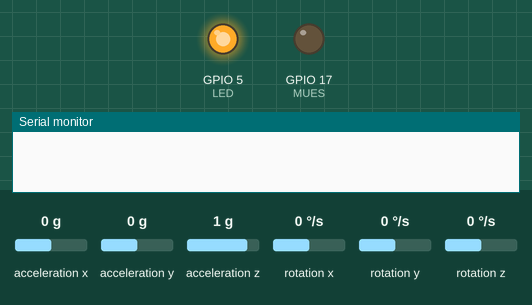
Recording of a sketch running on a simulated ESP32. On the bench: output pins drawn as LEDs (lit = HIGH), the last lines printed to the serial monitor. Dashed ring = blinking. The test bench sets the inputs (shaded band); at power-on: acceleration x 0 g, acceleration y 0 g, acceleration z 1 g, rotation x 0 °/s, rotation y 0 °/s, rotation z 0 °/s.

Above: at 0.1 s.
At 10.41 s:
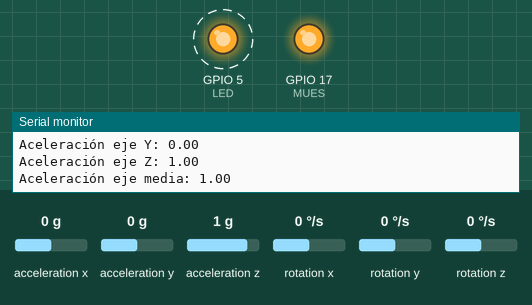
At 44.82 s:
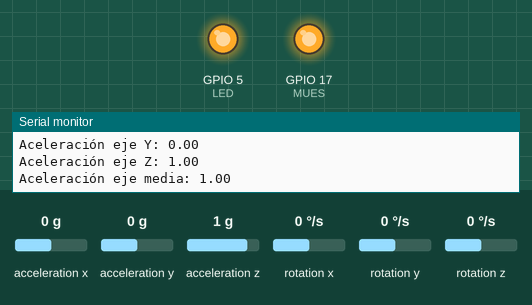
Timing chart, 0 to 45.0 s (numbered marks = the images above):
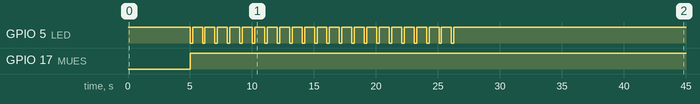

The sketch:

P2_2.ino
```cpp
#include <MPU9250_asukiaaa.h>
#include <Wire.h>

// Definimos los pines del I2C
#ifdef _ESP32_HAL_I2C_H_
#define SDA_PIN 21
#define SCL_PIN 22
#endif

//Definimos el pin del LED
#define LED 5

//Definimos pin de muestro para comprobar muestrea datos cada 100ms
#define MUES 17

//Variables para las aceleraciones de los 3 ejes y una de tipo sensor
MPU9250_asukiaaa mySensor;
float aX, aY, aZ, aSqrt;

void setup() {
  // put your setup code here, to run once:
  Serial.begin(115200);
  pinMode(LED, OUTPUT);//Inicializamos el LED a encender
  digitalWrite(LED, HIGH);    // Apago LED
  pinMode(MUES, OUTPUT);//Inicializamos el pin de muestreo

#ifdef _ESP32_HAL_I2C_H_
  Wire.begin(SDA_PIN, SCL_PIN); //Inicializar la comunicación en los puertos
  mySensor.setWire(&Wire); //Asociamos el sensor a I2C
#endif
  mySensor.beginAccel();//Arrancamos las medidas de aceleración
  delay(5000);//Añadimos delay de 5s para observar que en pantalla de comando que el setup se arranca bien

  //Creación de ambas tareas. xTaskCreate(param1,param2,param3,param4,param5,param6)
  //param1 = puntero de la funcion que implementa la tarea.
  //param2 = un nombre descriptivo de la tarea. Sólo sirver para debug.
  //param3 = cada tarea tiene una pila de programa propia en el kernel, este parámetro determina
    //el tamaño de la pila (en words). El tamaño de la pila para la tareas en reposo se
    //define mediante al constante de configMINIMAL_STACK_SIZE.
  //param4 = los parametros que necesita la tarea. Si no hay NULL.
  //param5 = define la prioridad de la tarea.
  //param6 = argumentos de la tarea. Si no hay NULL.
  xTaskCreate(Acel,"Acel",10000,NULL,1,NULL);
  xTaskCreate(LedYUart,"LedYUart",10000,NULL,1,NULL);
}

void loop() {
  // put your main code here, to run repeatedly:
}

//Descripción de las dos tareas. Las tareas tienen que devolver un void y tener como argumento de entrada
//un puntero void

void Acel( void * parameter ){
  for( ;; ){                  //Bucle infinito
    uint8_t sensorId;
    int result;
    result = mySensor.readId(&sensorId);//Compruebo que puedo leer del sensor
    if (result != 0) {
      Serial.println("Cannot read sensorId " + String(result));
    }
    result = mySensor.accelUpdate();
    if (result == 0) {
      //Leo las aceleraciones de los 3 ejes del sensor y la media
      aX = mySensor.accelX();
      aY = mySensor.accelY();
      aZ = mySensor.accelZ();
      aSqrt = mySensor.accelSqrt();
      digitalWrite(MUES, HIGH); //Activamos pin de muestreo
    } else {
      Serial.println("Cannod read accel values " + String(result));
    }
    delay(100); //Delay para muestrear cada 100ms
    digitalWrite(MUES, LOW);    //Apagamos pin de muestro
  }
  Serial.println("Finalizando tarea lectura aceleración");//Por aquí no puede pasar nunca debido al bucle infinito y
                                                          //en caso de que lo haga me muestra que se finaliza la tarea
                                                          //y se elimina la función
  vTaskDelete( NULL ); //No se puede salir de un Task mediante un return, sino hay que eliminar el Task.
}


void LedYUart( void * parameter ){
  for( ;; ){                  //Bucle infinito
    //Mando por UART cada segundo los valores
    Serial.println("Aceleración eje X: " + String(aX));
    Serial.println("Aceleración eje Y: " + String(aY));
    Serial.println("Aceleración eje Z: " + String(aZ));
    Serial.println("Aceleración eje media: " + String(aSqrt));
    /*digitalWrite(LED, LOW);   // Enciendo LED
    delay(200);                //Espero 200ms
    digitalWrite(LED, HIGH);    // Apago LED*/
    xTaskCreate(TaskLed,"TaskLed",10000,NULL,1,NULL); //Creamos tarea y matamos cuando se haga para encender y apagar el LED
    delay(1000);
  }
  Serial.println("Finalizando tarea escritura aceleración");//Por aquí no puede pasar nunca debido al bucle infinito y
                                                            //en caso de que lo haga me muestra que se finaliza la tarea
                                                            //y se elimina la función
  vTaskDelete( NULL ); //No se puede salir de un Task mediante un return, sino hay que eliminar el Task.
}

void TaskLed( void * parameter){
 digitalWrite(LED, LOW);   // Enciendo LED
 delay(200);                //Espero 200ms
 digitalWrite(LED, HIGH);    // Apago LED
 vTaskDelete( NULL ); //Maramos la tarea del LED, para solo crearla cada vez que envíe datos por la UART
}
```

Measured:
- by itself, GPIO 5 (LED): alternates HIGH for 0.80 s and LOW for 0.20 s, 44 changes in all, then stays HIGH
- by itself, GPIO 17 (MUES): LOW → HIGH at 5.0 s
